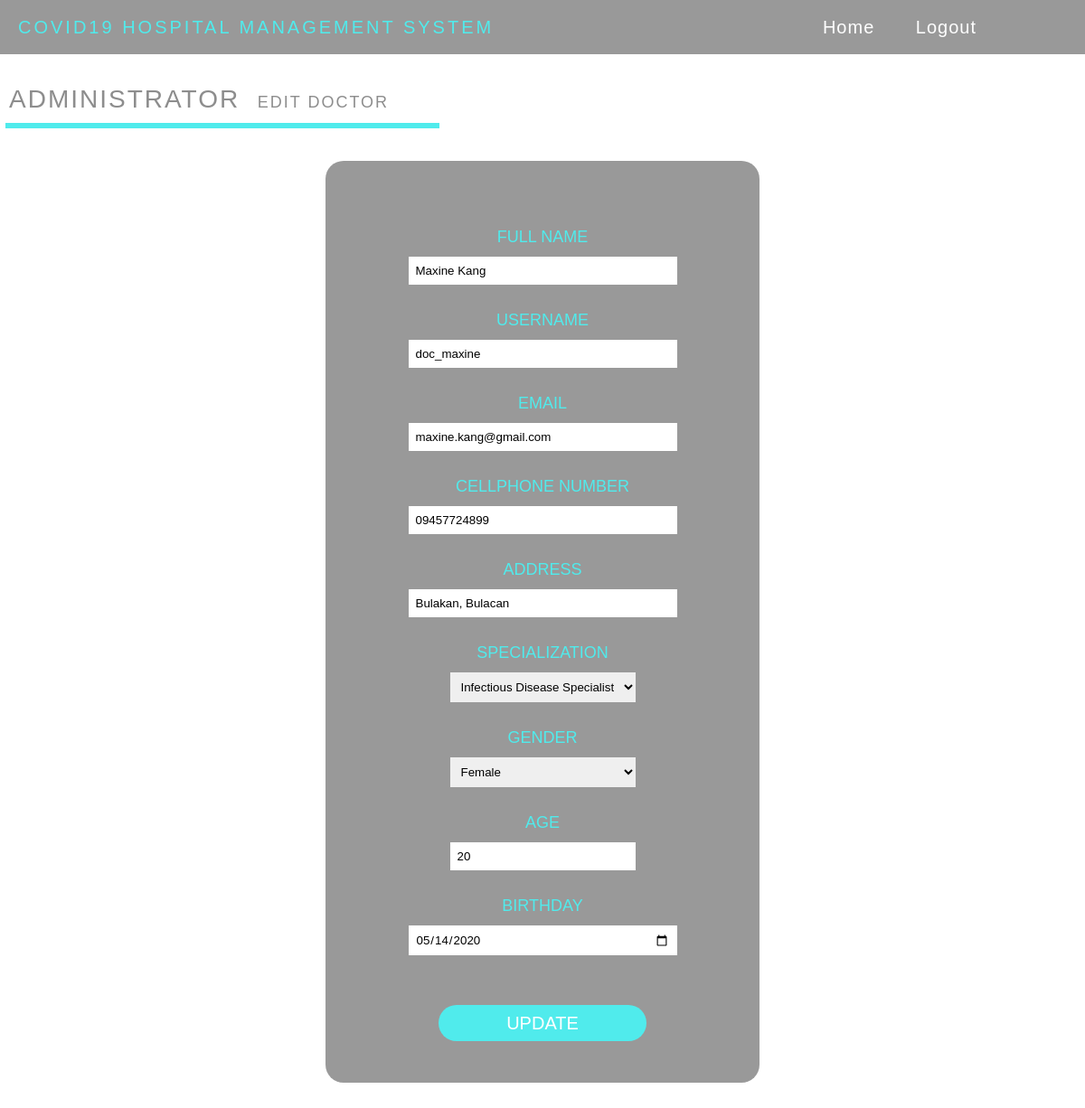
The page /admin/edit-doc.php?id=1 on the database its author committed.
### tables this page shows
CREATE TABLE `doctor` (
  `doctor_ID` int(11) NOT NULL,
  `dFullName` varchar(255) NOT NULL,
  `dUsername` varchar(255) NOT NULL,
  `dPassword` varchar(255) NOT NULL,
  `dEmail` varchar(255) NOT NULL,
  `dNumber` varchar(50) NOT NULL,
  `dAge` int(20) NOT NULL,
  `dBirthday` date NOT NULL,
  `dAddress` varchar(255) NOT NULL,
  `dGender` varchar(255) NOT NULL,
  `dProfilepic` varchar(255) NOT NULL,
  `dSpecialization` varchar(255) NOT NULL
);

### admin/edit-doc.php (the view, shortened to what this page needs)
<?php
	include("../include/config.php");
	$did = intval($_GET['id']);
?>
<!DOCTYPE html>
<html lang="en">
	<head>
		<link rel="stylesheet" href="styles.css">
	</head>
	<body>
		<div class="wrapper" id="wrapper">
			<div class="top_navbar">
				<div class="menu">
					<div class="logo">COVID19 Hospital Management System</div>
					<li><a href="home.php">Home</a>
					<a href="../include/logout.php" onClick="return confirm('Are you sure you want to logout?')">Logout</a></li>
				</div>
			</div>
			<p>ADMINISTRATOR&nbsp <small>EDIT DOCTOR</small></p>
			<hr>
			<br><br>
<div class="dfrm">
	<form role="form" name="adddoc" method="post" onSubmit="return valid();">
				<?php $sql=mysqli_query($conn,"select * from doctor where doctor_ID ='$did'");
					while($data=mysqli_fetch_array($sql)){ ?>
				<br><br><br>
				<label>FULL NAME</label>
				<input type="text" placeholder="Enter Full Name" name="fullname" value="<?php echo $data['dFullName']; ?>" required><br>
				<label>USERNAME</label>
				<input type="text" placeholder="Enter Username" name="username" value="<?php echo $data['dUsername']; ?>" required><br>
				<label>EMAIL</label>
				<input type="email" placeholder="Enter Email" name="email" value="<?php echo $data['dEmail']; ?>" required><br>
				<label>CELLPHONE NUMBER</label>
				<input type="text" placeholder="Enter Cellphone Number" name="number" value="<?php echo $data['dNumber']; ?>" required><br>
				<label>ADDRESS</label>
				<input type="text" placeholder="Enter Complete Address" name="address" value="<?php echo $data['dAddress']; ?>" required><br>
				<label>SPECIALIZATION</label>
				<select name="specialize" required>
				<option value="<?php echo $data['dSpecialization']; ?>"><?php echo $data['dSpecialization']; ?></option>
				</select><br>
				<label>GENDER</label>
				<select name="gender" required>
				<option value="<?php echo $data['dGender']; ?>"><?php echo $data['dGender']; ?></option>
				</select><br>
				<label>AGE</label>
				<input type="number" name="age" value="<?php echo $data['dAge']; ?>" required><br>
				<label>BIRTHDAY</label>
				<input type="date" name="bday" value="<?php echo $data['dBirthday']; ?>" required><br>
				<br><br>
				<input type="submit" class="fbtn" value="UPDATE" name="epbtn"/>
				<br><br><br>
				<?php } ?>
				</div>
			<br><br><br><br><br>
		</div>
	</body>
</html>

### admin/styles.css (style rules this page uses)
* { margin: 0; padding: 0; list-style: none; box-sizing: border-box; text-decoration: none; font-family: Helvetica; }
li, a { font-size: 20px; text-decoration: none; color: #999; }
.wrapper { width: 100%; height: 100%; }
.top_navbar { background: #999; height: 60px; display: flex; position: fixed; width: 100%; top: 0; }
.top_navbar .menu { width: calc(100% - 80px); height: 100%; display: flex; justify-content: space-between; align-items: center; padding: 0 20px; }
.top_navbar .menu .logo { color: #50ebec; text-transform: uppercase; letter-spacing: 3px; font-size: 20px; }
.top_navbar .menu li a { color: white; padding: 10px; text-decoration: none; display: inline-block; letter-spacing: 1px; font-size: 20px; margin: 0 10px; }
p { margin-top: 7%; padding: 10px; color: #8d8d8d; font-size: 28px; letter-spacing: 2px; }
small { font-size: 18px; }
hr { margin-left: .5%; width: 40%; padding: 3px; background: #50ebec; border: none; }
.dfrm { margin-left: 30%; margin-right: 30%; padding: 10px; background-color: #999; border-radius: 20px; }
.dfrm input[type="date"], .dfrm input[type="time"], .dfrm input[type="text"], .dfrm input[type="email"], .dfrm textarea { width: 65%; display: block; border: 1px solid #999; padding: 8px; margin: auto; }
.dfrm input[type="number"], .dfrm select { width: 45%; display: block; border: 1px solid #999; padding: 8px; margin: auto; }
.dfrm label { display: block; color: #50ebec; font-size: 18px; padding: 10px; margin: auto; text-align: center; }
.dfrm .fbtn { width: 50%; height: 40px; border-radius: 20px; outline: none; border: none; background-color: #50EBEC; font-size: 20px; color: #fff; cursor: pointer; margin-left: 25%; }

### rows shown on the page
doctor: fullname "Maxine Kang", username "doc_maxine", email "maxine.kang@gmail.com", number "09457724899", address "Bulakan, Bulacan", specialize "Infectious Disease Specialists", gender "Female", age "20", bday "05/14/2020"
